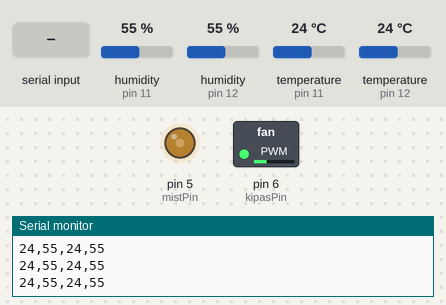
The sketch below on a simulated Arduino Uno, built with avr-gcc and run on an emulated ATmega328P. Parts: switched loads named in the sketch (green lamp = pin HIGH), output pins drawn as LEDs (lit = HIGH), the last lines printed to the serial monitor. The inputs (shaded band) are chosen by the test bench; at power-on: humidity (sensors on pin 11, pin 12) 55 %, temperature (sensors on pin 11, pin 12) 24 °C.

Above: at 1.2 s.
1.3 s: "90,45\n" received over Serial
At 2.1 s:
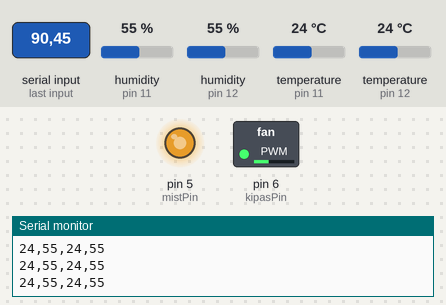
4.4 s: "30,150\n" received over Serial
At 4.8 s:
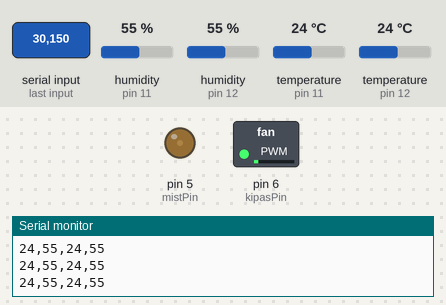
7.5 s: "5\n" received over Serial
At 8.1 s:
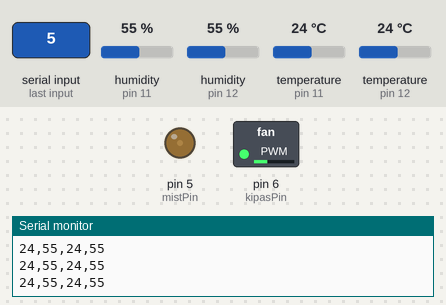
10.6 s: "90\n" received over Serial
At 11.9 s:
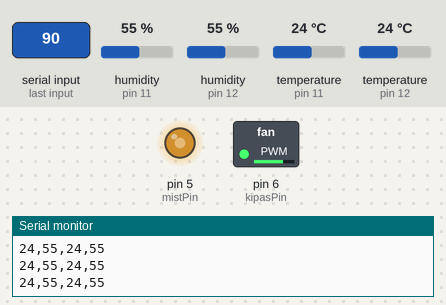
13.7 s: "1,90\n" received over Serial
16.8 s: "1,90,45\n" received over Serial
Timing chart, 0 to 20.9 s (numbered marks = the images above; inputs shaded):
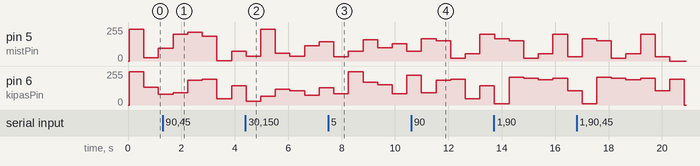

The sketch:

serial.ino
```cpp
#include <dht.h>

dht DHT1;
dht DHT2;
#define DHT_1 11
#define DHT_2 12

#define kipasPin 6
#define mistPin 5

float kipas, mist;
void setup() {
  Serial.begin(9600);
  pinMode(kipasPin, OUTPUT);
  pinMode(mistPin, OUTPUT);

}

void loop() {
  int dht1 = DHT1.read11(DHT_1);
  int dht2 = DHT2.read11(DHT_2);
  int temp1 = DHT1.temperature;
  int hum1 = DHT1.humidity;
  int temp2 = DHT2.temperature;
  int hum2 = DHT2.humidity;

  String kirim ="";
  kirim += temp1;
  kirim += ",";
  kirim += hum1;
  kirim += ",";
  kirim += temp2;
  kirim += ",";
  kirim += hum2;
  Serial.println(kirim);
  if(Serial.available()){
    String c = Serial.readStringUntil('\n');
    int koma = c.indexOf(',');
    kipas = c.substring(0,koma).toFloat();
    mist = c.substring(koma+1, c.length()).toFloat();
    //Serial.print("Kec. Kipas: ");
    //Serial.print(kipas);
    //Serial.print("   Kec. Mis Maker: ");
    //Serial.println(mist);
  }
  kipas = 18.18*kipas - 6.36;
  mist = 10.6*mist - 19.893;
  analogWrite(kipasPin, kipas);
  analogWrite(mistPin, mist);

  temp1 = 0;
  hum1 = 0;
  temp2 = 0;
  hum2 = 0;
  delay(500);
}
```
